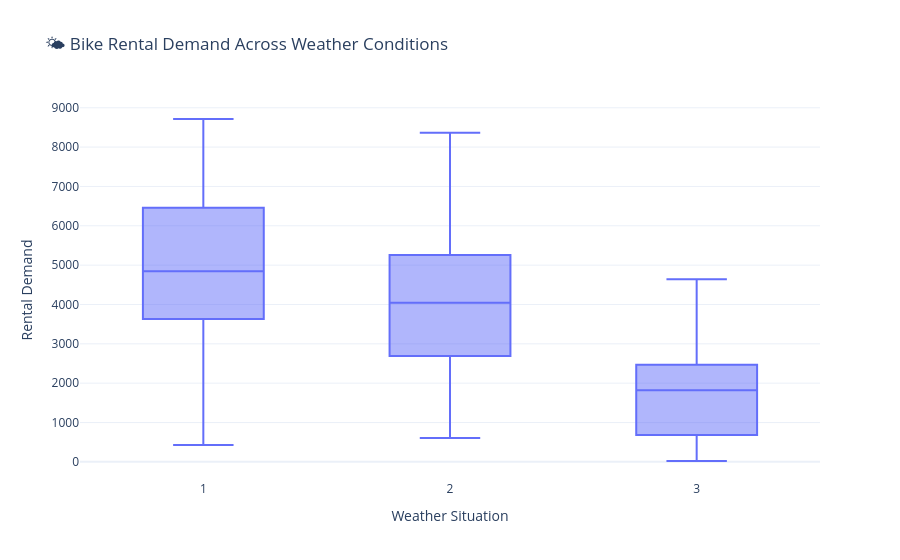

This figure's notebook cell:
### Markdown cell above
### Weather → Demand:

### Code cell
fig = px.box(
    df,
    x="weathersit",
    y="cnt",
    points="outliers",
    title="🌤️ Bike Rental Demand Across Weather Conditions",
    labels={
        "weathersit": "Weather Situation",
        "cnt": "Rental Demand"
    }
)

fig.update_layout(template="plotly_white")

fig.show()

### Figure 1 — Plotly figure (JSON) as saved in the notebook; plotly's stock layout.template omitted (floating-point values rounded to 4 significant figures; data arrays with more than 128 entries replaced by an {"elided": "..."} marker saying what was removed)
{"data": [{"alignmentgroup": "True", "boxpoints": "outliers", "hovertemplate": "Weather Situation=%{x}<br>Rental Demand=%{y}<extra></extra>", "legendgroup": "", "marker": {"color": "#636efa"}, "name": "", "notched": false, "offsetgroup": "", "orientation": "v", "showlegend": false, "type": "box", "x": {"elided": "730 int values"}, "x0": " ", "xaxis": "x", "y": {"elided": "730 int values"}, "y0": " ", "yaxis": "y"}], "layout": {"boxmode": "group", "legend": {"tracegroupgap": 0}, "title": {"text": "🌤️ Bike Rental Demand Across Weather Conditions"}, "xaxis": {"anchor": "y", "domain": [0, 1], "title": {"text": "Weather Situation"}}, "yaxis": {"anchor": "x", "domain": [0, 1], "title": {"text": "Rental Demand"}}}}
